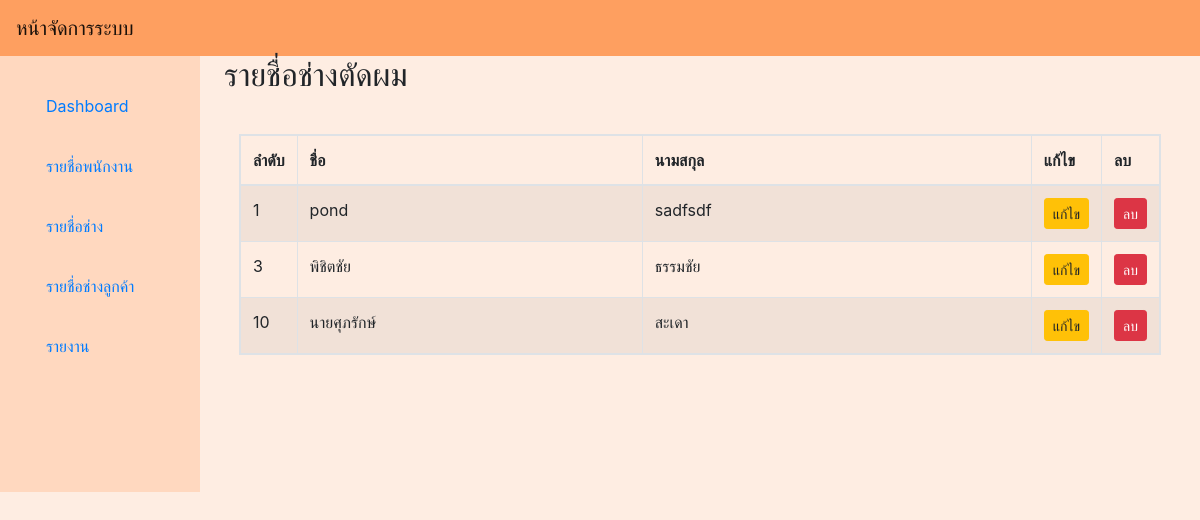
Page /font_end/list_profile.php on the earlier database version.
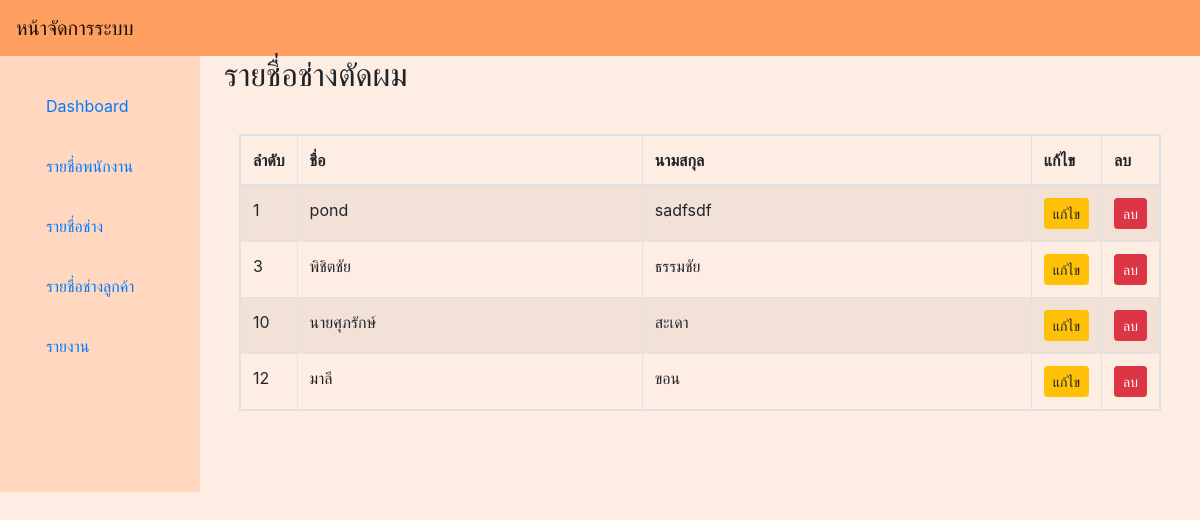
Same page on the later database version.
### tables this page shows
CREATE TABLE `user_table` (
  `user_id` int(11) NOT NULL,
  `user_name` varchar(50) NOT NULL,
  `user_lastname` varchar(50) NOT NULL,
  `user_phone` varchar(12) NOT NULL,
  `user_email` varchar(50) NOT NULL,
  `user_password` text NOT NULL,
  `user_idcard` varchar(13) NOT NULL,
  `user_birthdate` date NOT NULL,
  `user_age` int(11) DEFAULT NULL,
  `user_gender` varchar(10) DEFAULT NULL,
  `user_Certificate` varchar(255) DEFAULT NULL,
  `user_nationality` varchar(100) DEFAULT NULL,
  `user_religion` varchar(100) DEFAULT NULL,
  `user_address` text NOT NULL,
  `namelocation` varchar(255) NOT NULL,
  `user_latitude` varchar(255) NOT NULL,
  `user_longtitude` varchar(255) NOT NULL
);

### font_end/list_profile.php (the view, shortened to what this page needs)
<h2> รายชื่อช่างตัดผม</h2>
<div class="container">
    <div class="row">
        <div class="col-md-12"> <br>
            <table class="table table-striped table-hover table-responsive table-bordered">
                <thead>
                    <tr>
                        <th width="5%">ลำดับ</th>
                        <th width="40%">ชื่อ</th>
                        <th width="45%">นามสกุล</th>
                        <th width="5%">แก้ไข</th>
                        <th width="5%">ลบ</th>
                    </tr>
                </thead>
                <tbody>
                    <?php
                    require_once '../config.php';
                    $stmt = $conn->prepare("SELECT * FROM user_table");
                    $stmt->execute();
                    $resultSet = $stmt->get_result();
                    $data = $resultSet->fetch_all(MYSQLI_ASSOC);
                    foreach ($data as $k) {
                    ?>
                        <tr>
                            <td><?= $k['user_id']; ?></td>
                            <td><?= $k['user_name']; ?></td>
                            <td><?= $k['user_lastname']; ?></td>
                            <td><a href="hs_formEdit.php?id=<?= $k['user_id']; ?>" class="btn btn-warning btn-sm">แก้ไข</a></td>
                            <td><button type="button" onclick="confirmDeletion('<?= $k['user_id'] ?>')" class="btn btn-danger btn-sm">ลบ</button></td>
                        </tr>
                    <?php
                    }
                    ?>
                </tbody>
            </table>
        </div>
    </div>
</div>
<?php
include '../template/master.php';
?>

Differences in the rows shown:
added user_table: user_id "12", user_name "มาลี", user_lastname "ขอน"
